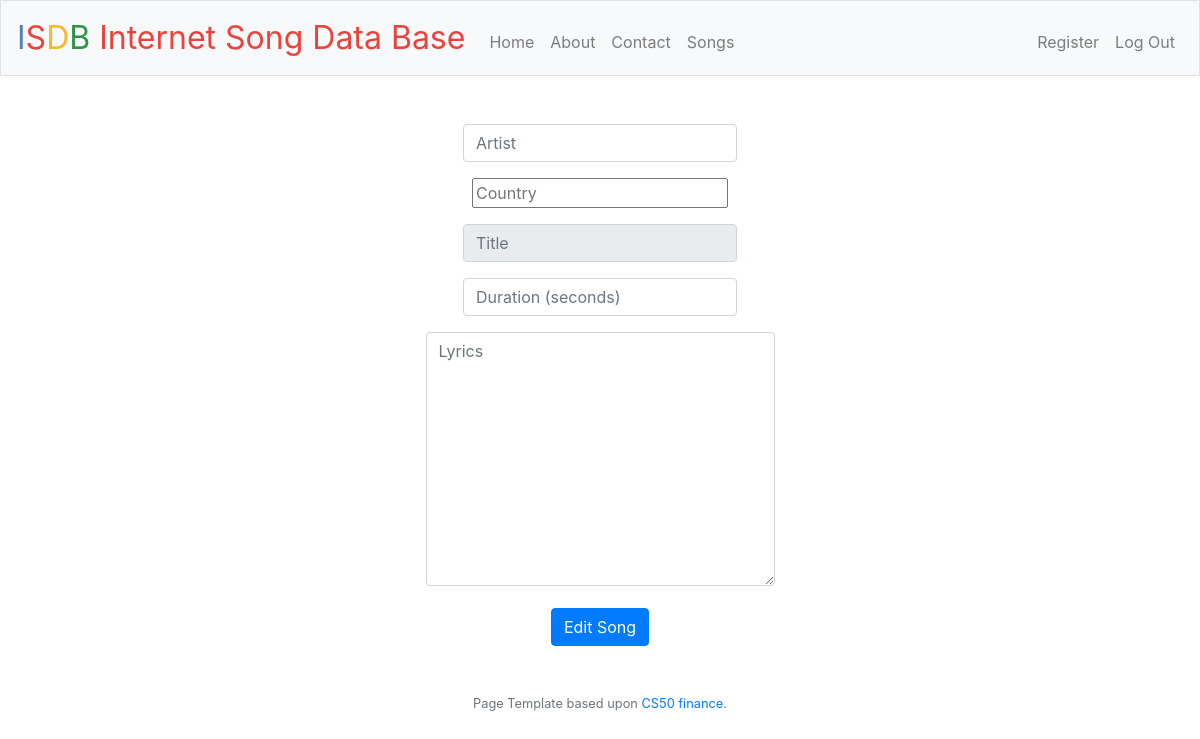
Page /songs/3/edit (signed in) on the earlier database version.
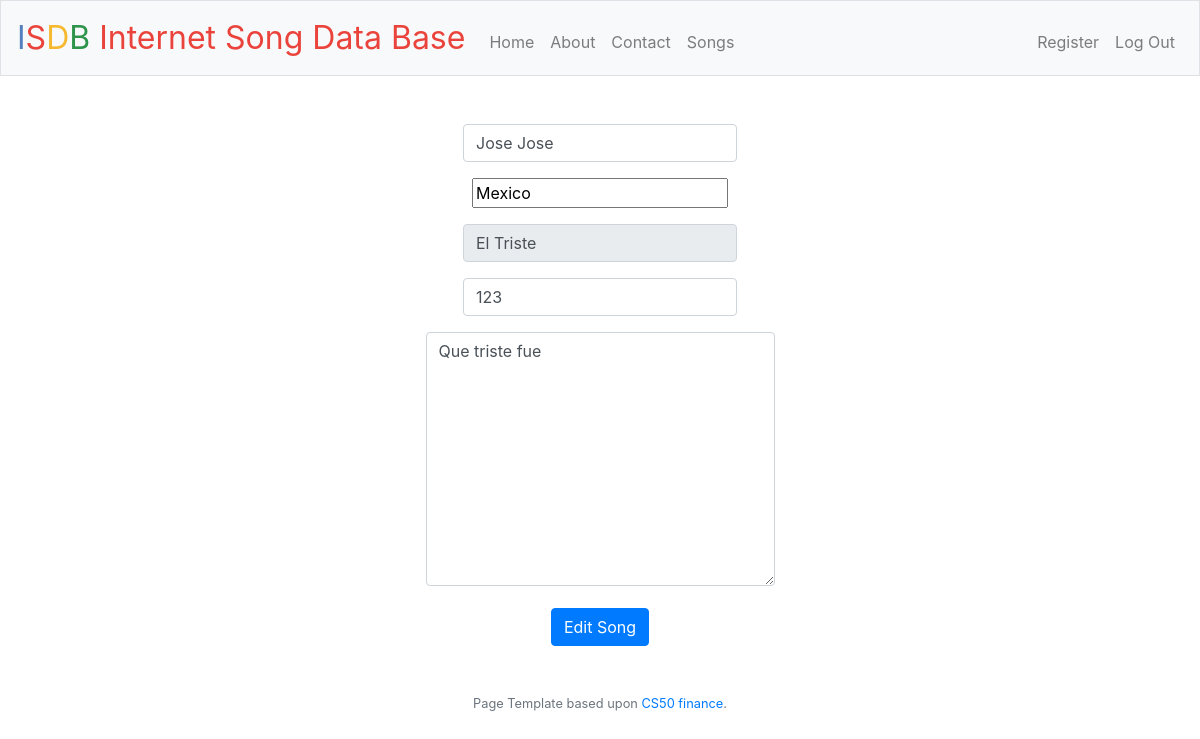
Same page on the later database version.
### tables this page shows
CREATE TABLE 'artist' (
'id' INTEGER PRIMARY KEY AUTOINCREMENT NOT NULL,
'name' TEXT NOT NULL,
'nationality' TEXT NOT NULL,
'img_url' TEXT NOT NULL
);

CREATE TABLE 'songs' (
'id' INTEGER PRIMARY KEY AUTOINCREMENT NOT NULL,
'title' TEXT NOT NULL,
'duration' INTEGER NOT NULL,
'artist_id' INTEGER NOT NULL,
'lyrics' TEXT NOT NULL,
'num_likes' INTEGER NOT NULL,
FOREIGN KEY(artist_id) REFERENCES artist(id)
);

### application.py (the view, shortened to what this page needs)
@app.route("/songs/<int:song_number>/edit", methods=["GET", "POST"])
def edit_song(song_number):
    if request.method == "GET":
        song_info = db_helpers.fetch_song_info(song_number)
        return render_template("song_edit.html", song_info=song_info)

### application.py (called while the page is built)
@app.after_request
def after_request(response):
    response.headers["Cache-Control"] = "no-cache, no-store, must-revalidate"
    response.headers["Expires"] = 0
    response.headers["Pragma"] = "no-cache"
    return response

### db_helpers.py (called while the page is built)
def fetch_song_info(n):
    song_join = "SELECT s.id, s.title, s.duration, s.lyrics, s.num_likes, a.name, a.nationality, a.img_url FROM songs s JOIN artist a ON s.artist_id = a.id WHERE s.id = ?"
    test = (n, )
    c.execute(song_join, test)
    return c.fetchone()

### templates/song_edit.html (shortened to what this page needs)
{% extends "layout.html" %}
{% block main %}
    <form action="/songs/{{ song_info['id'] }}/edit" method="post">
        <div class="form-group">
            <input autocomplete="off" autofocus value="{{ song_info['name'] }}" class="form-control" name="artist" placeholder="Artist" type="text">
        </div>
        <div class="form-group">
            <input name="country" value="{{ song_info['nationality'] }}" list="countries" placeholder="Country">
        </div>
        <div class="form-group">
            <input autocomplete="off" value="{{ song_info['title'] }}" class="form-control" readonly name="title" placeholder="Title" type="text">
        </div>
        <div class="form-group">
            <input autocomplete="off" class="form-control" value="{{ song_info['duration'] }}" name="duration" placeholder="Duration (seconds)" type="number">
        </div>
        <div class="form-group">
            <textarea name="lyrics" class="form-control" placeholder="Lyrics" id="message" cols="30" rows="10">{{ song_info['lyrics'] }}</textarea>
        </div>
        <button class="btn btn-primary" type="submit">Edit Song</button>
    </form>
{% endblock %}

Differences in the rows shown:
added artist: artist "Jose Jose", country "Mexico"
added songs: title "El Triste", duration "123", lyrics "Que triste fue"
